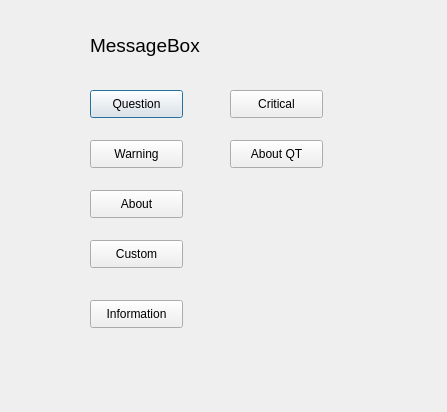
<?xml version="1.0" encoding="UTF-8"?>
<ui version="4.0">
 <class>myMessage</class>
 <widget class="QDialog" name="myMessage">
  <property name="geometry">
   <rect>
    <x>0</x>
    <y>0</y>
    <width>447</width>
    <height>412</height>
   </rect>
  </property>
  <property name="windowTitle">
   <string>myMessage</string>
  </property>
  <widget class="QLabel" name="label">
   <property name="geometry">
    <rect>
     <x>90</x>
     <y>30</y>
     <width>351</width>
     <height>30</height>
    </rect>
   </property>
   <property name="font">
    <font>
     <pointsize>14</pointsize>
    </font>
   </property>
   <property name="text">
    <string>MessageBox</string>
   </property>
  </widget>
  <widget class="QPushButton" name="QuestionBtn">
   <property name="geometry">
    <rect>
     <x>90</x>
     <y>90</y>
     <width>93</width>
     <height>28</height>
    </rect>
   </property>
   <property name="text">
    <string>Question</string>
   </property>
  </widget>
  <widget class="QPushButton" name="CriticalBtn">
   <property name="geometry">
    <rect>
     <x>230</x>
     <y>90</y>
     <width>93</width>
     <height>28</height>
    </rect>
   </property>
   <property name="text">
    <string>Critical</string>
   </property>
  </widget>
  <widget class="QPushButton" name="AboutQTBtn">
   <property name="geometry">
    <rect>
     <x>230</x>
     <y>140</y>
     <width>93</width>
     <height>28</height>
    </rect>
   </property>
   <property name="text">
    <string>About QT</string>
   </property>
  </widget>
  <widget class="QPushButton" name="WarningBtn">
   <property name="geometry">
    <rect>
     <x>90</x>
     <y>140</y>
     <width>93</width>
     <height>28</height>
    </rect>
   </property>
   <property name="text">
    <string>Warning</string>
   </property>
  </widget>
  <widget class="QPushButton" name="AboutBtn">
   <property name="geometry">
    <rect>
     <x>90</x>
     <y>190</y>
     <width>93</width>
     <height>28</height>
    </rect>
   </property>
   <property name="text">
    <string>About</string>
   </property>
  </widget>
  <widget class="QPushButton" name="CustomBtn">
   <property name="geometry">
    <rect>
     <x>90</x>
     <y>240</y>
     <width>93</width>
     <height>28</height>
    </rect>
   </property>
   <property name="text">
    <string>Custom</string>
   </property>
  </widget>
  <widget class="QPushButton" name="InformationBtn">
   <property name="geometry">
    <rect>
     <x>90</x>
     <y>300</y>
     <width>93</width>
     <height>28</height>
    </rect>
   </property>
   <property name="text">
    <string>Information</string>
   </property>
  </widget>
 </widget>
 <layoutdefault spacing="6" margin="11"/>
 <resources/>
 <connections/>
</ui>
